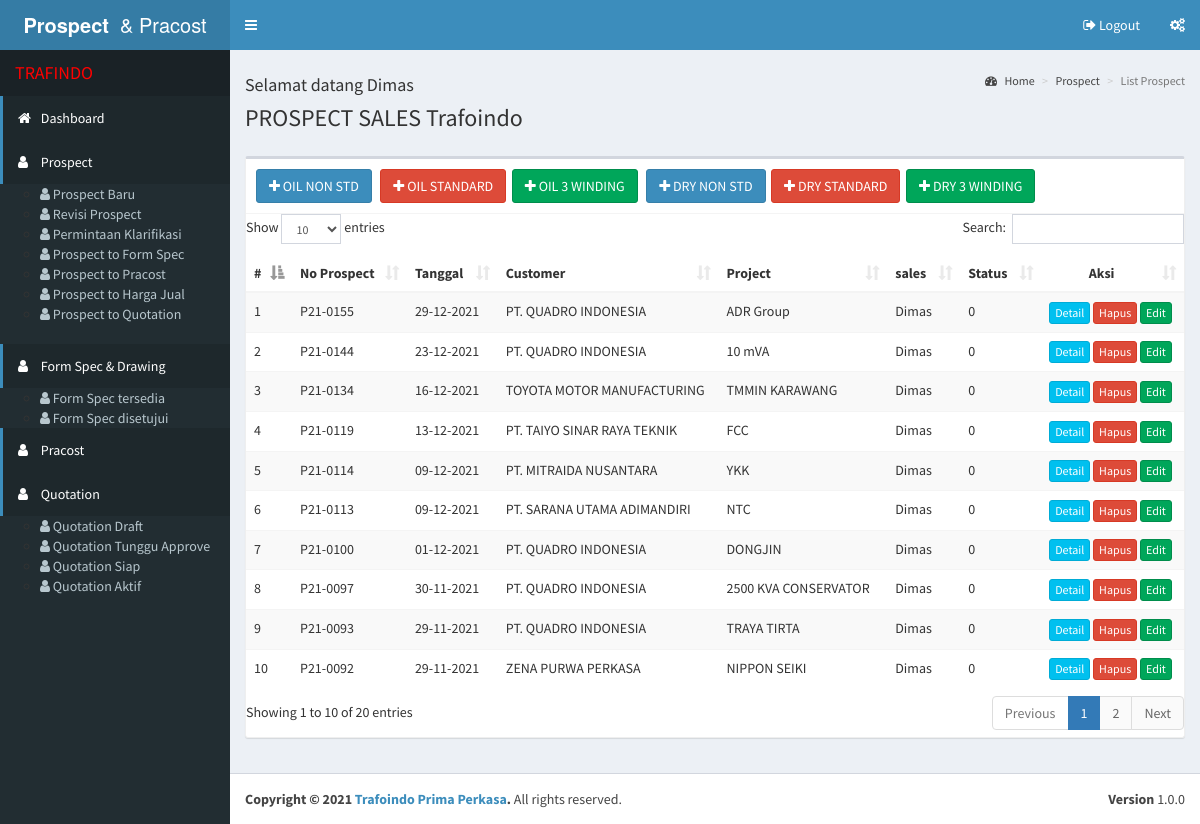
/index_sales.php?page=prospect (signed in), run on the app's committed database.
### tables this page shows
CREATE TABLE `h_rpospect` (
  `id` int(11) NOT NULL,
  `noprospect` varchar(20) NOT NULL,
  `tahun` varchar(10) NOT NULL,
  `tgl_prospect` date NOT NULL,
  `project` varchar(100) NOT NULL,
  `kd_cust` varchar(20) NOT NULL,
  `customer` varchar(100) NOT NULL,
  `alamat` varchar(50) NOT NULL,
  `segment` varchar(50) NOT NULL,
  `sub_segment` varchar(100) NOT NULL,
  `kd_sales` varchar(20) NOT NULL,
  `sales` varchar(30) NOT NULL,
  `priority` varchar(10) NOT NULL,
  `status` int(11) NOT NULL,
  `grupsales` varchar(30) NOT NULL
);

### master/prospectsales.php (the view, shortened to what this page needs)
<!DOCTYPE html>
	<link rel="stylesheet" href="bootsrap/css/bootstrap.css" />
    <link rel="stylesheet" href="bootstrap/css/main.css" />
    <link rel="stylesheet" href="bootstrap/css/theme.css" />
    <link rel="stylesheet" href="bootstrap/css/MoneAdmin.css" />
    <link rel="stylesheet" href="bootstrap/css/font-awesome.css" />
	<link rel="stylesheet" href="bootsrtap/css/datepicker.css" />
	<link rel="stylesheet" type="text/css" href="dist/sweetalert.css">
	<link rel="stylesheet" href="bootstrap/css/bootstrap.min.css"/>
<?php include 'theme/header.php'; ?>
      <aside class="main-sidebar">
        <section class="sidebar">
          <ul class="sidebar-menu">
            <li class="header"><font color="RED"><font size= "4px">TRAFINDO</font></font></li>
            <li class="active" >
              <a href="<?php $_SERVER[SCRIPT_NAME];?>?page=dashboard">
                 <i class="fa fa-home"></i> <span>Dashboard</span>
              </a>
            </li>
            <li class="active" >
              <a href="<?php $_SERVER[SCRIPT_NAME];?>?page=prospect">
                <i class="fa fa-user"></i> <span>Prospect </span></a>
						<ul>
						<li><span><a href="<?php $_SERVER[SCRIPT_NAME];?>?page=prospect"><i class="fa fa-user"></span></i>    Prospect Baru</a></li>
						<li><span><a href="<?php $_SERVER[SCRIPT_NAME];?>?page=revisi"><i class="fa fa-user"></span></i>    Revisi Prospect</a></li>
						<li><span><a href="<?php $_SERVER[SCRIPT_NAME];?>?page=klarifikasi"><i class="fa fa-user"></span></i>    Permintaan Klarifikasi</a></li>
						<li><span><a href="<?php $_SERVER[SCRIPT_NAME];?>?page=progress"><i class="fa fa-user"></span></i>    Prospect to Form Spec</a></li>
						<li><span><a href="<?php $_SERVER[SCRIPT_NAME];?>?page=prospect_pracost"><i class="fa fa-user"></span></i>    Prospect to Pracost</a></li>
						<li><span><a href="<?php $_SERVER[SCRIPT_NAME];?>?page=prospect_harga"><i class="fa fa-user"></span></i>    Prospect to Harga Jual</a></li>
						<li><span><a href="<?php $_SERVER[SCRIPT_NAME];?>?page=prospect_quote"><i class="fa fa-user"></span></i>    Prospect to Quotation</a></li>
						</ul>
			 </li>
			<li class="active" >
            <a href="<?php $_SERVER[SCRIPT_NAME];?>?page=formspec_ready">
                <i class="fa fa-user"></i> <span>Form Spec & Drawing</span>
						<ul>
						<li><span><a href="<?php $_SERVER[SCRIPT_NAME];?>?page=formspec_ready"><i class="fa fa-user"></span></i>   Form Spec tersedia</a></i>
						<li><span><a href="<?php $_SERVER[SCRIPT_NAME];?>?page=formspec_disetujui"><i class="fa fa-user"></span></i>   Form Spec disetujui</a></i>
						</ul>
			<li class="active" >
              <a href="<?php $_SERVER[SCRIPT_NAME];?>?page=prospect">
               <i class="fa fa-user"></i> <span>Pracost</span>
              </a>
            </li>
			<li class="active" >
              <a href="<?php $_SERVER[SCRIPT_NAME];?>?page=prospect">
                <i class="fa fa-user"></i> <span>Quotation</span>
					<ul>
						<li><span><a href="<?php $_SERVER[SCRIPT_NAME];?>?page=quotation_draft"><i class="fa fa-user"></span></i>   Quotation Draft</a></i>
						<li><span><a href="<?php $_SERVER[SCRIPT_NAME];?>?page=quotation_tunggu"><i class="fa fa-user"></span></i>   Quotation Tunggu Approve</a></i>
						<li><span><a href="<?php $_SERVER[SCRIPT_NAME];?>?page=quotation_siap"><i class="fa fa-user"></span></i>   Quotation Siap</a></i>
						<li><span><a href="<?php $_SERVER[SCRIPT_NAME];?>?page=quotation_aktif"><i class="fa fa-user"></span></i>   Quotation Aktif</a></i>
            </li>
        </section>
      </aside>
      <div class="content-wrapper">
        <section class="content-header">
		<h4>Selamat datang <?php echo $_SESSION["namalengkap"] ?> <small></small></h4>
          <h1>
             PROSPECT SALES Trafoindo
          </h1>
          <ol class="breadcrumb">
            <li><a href="index_sales.php"><i class="fa fa-dashboard"></i> Home</a></li>
            <li><a href="#">Prospect</a></li>
            <li class="active">List Prospect</li>
          </ol>
        </section>
        <section class="content">
          <div class="box">
            <div class="box-header with-border">
                <h3 class="box-title"> <a href="tambah_prospect.php"  class="btn btn-primary"><li class="fa fa-plus"></li> OIL NON STD</a></h3> &nbsp;
				<h3 class="box-title"> <a href="tambah_prospect_std.php"  class="btn btn-danger"><li class="fa fa-plus"></li> OIL STANDARD</a></h3>&nbsp;
				<h3 class="box-title"> <a href="tambah_prospect_oil_3w.php"  class="btn btn-success"><li class="fa fa-plus"></li> OIL 3 WINDING</a></h3>&nbsp;&nbsp;
				<h3 class="box-title"> <a href="tambah_prospect_dry.php"  class="btn btn-primary"><li class="fa fa-plus"></li> DRY NON STD</a></h3>&nbsp;
				<h3 class="box-title"> <a href="tambah_prospect_dry_std.php"  class="btn btn-danger"><li class="fa fa-plus"></li> DRY STANDARD</a></h3>&nbsp;
				<h3 class="box-title"> <a href="tambah_prospect_dry_3w.php"  class="btn btn-success"><li class="fa fa-plus"></li> DRY 3 WINDING</a></h3>&nbsp;&nbsp;
            </div>
			<div class="table-responsive" >
            <table width="100%"  id="example1" class="table table-striped dataTable no-footer">
                    <thead>
                      <tr>
                        <th>#</th>
                        <th>No Prospect</th>
                        <th>Tanggal</th>
						<th>Customer</th>
						<th>Project</th>
						<th>sales</th>
						<th><strong>Status</strong></th>
                        <th width="105px"><center>Aksi</th>
                      </tr>
                    </thead>
                    <tbody>
                    <?php
					$jabat=$_SESSION['jabatan'];
						switch ($jabat) {
								case ($jabat=='Staff'):
									$sql="SELECT  * FROM h_rpospect where sales = '{$_SESSION['namalengkap']}'AND (status=0 OR status=2) order by noprospect desc";
									break;
							}
                        $no=1;
                        if (!$result=  mysqli_query($config, $sql)){
                        die('Error:'.mysqli_error($config));
                        }  else {
                        if (mysqli_num_rows($result)> 0){
                        while ($rew=  mysqli_fetch_assoc($result)){
						$tanggal=$rew['tgl_prospect'];
						$tglbaru = date('d-m-Y', strtotime($tanggal ));
                    ?>
                        <tr>
                            <td><?php echo $no ;?></td>
                            <td><?php echo $rew['noprospect'];?></td>
							<td><?php echo $tglbaru;?></td>
							<td><?php echo $rew['customer'];?></td>
							<td><?php echo $rew['project'];?></td>
							<td><?php echo $rew['sales'];?></td>
                            <td><?php echo $rew['status'];?></td>
                            <td>
                            <a href="menu_prospect.php?noprospect=<?php echo $rew['noprospect']; ?>" class="btn btn-xs btn-info tipsy-kiri-atas" title='Detail'> Detail </a>
							<a href="hapus_prospect.php?sender=hapus&noprospect=<?php echo $rew['noprospect']; ?> " onclick="return confirm('Yakin mau dihapus? ')" class="btn btn-xs btn-danger tipsy-kiri-atas" title='Hapus'> Hapus </a>
							<a href="#" type="button" class="btn btn-success btn-xs" data-toggle="modal" data-target="#myModal<?php echo $rew['noprospect']; ?>">Edit</a>
							</td>
                        </tr>
                            <?php
                    $no++;
                        }
                    }  else {
                    echo '';
                    }
                    }?>
                    </tbody>
                  </table>
            </div>
          </div>
        </section>
      </div>
<?php include 'theme/footer.php'; ?>
</html>

### index_sales.php (shortened to what this page needs)
<?php
if($_SESSION["user"]!="" && $_SESSION["pass"]!=""){
include 'koneksi.php';
$get=$_GET['page'];
switch ($get) {
  case ($get=='prospect'):
    include ('master/prospectsales.php');
    break;
}}
?>

### theme/header.php (shortened to what this page needs)
<!DOCTYPE html>
<html>
<!DOCTYPE html>
<html>
  <head>
    <link rel="stylesheet" href="bootstrap/css/bootstrap.min.css">
    <link rel="stylesheet" href="https://maxcdn.bootstrapcdn.com/font-awesome/4.4.0/css/font-awesome.min.css">
    <link rel="stylesheet" href="https://code.ionicframework.com/ionicons/2.0.1/css/ionicons.min.css">
    <link rel="stylesheet" href="dist/css/AdminLTE.min.css">
    <link rel="stylesheet" href="dist/css/skins/_all-skins.min.css">
    <link rel="stylesheet" href="plugins/iCheck/flat/blue.css">
    <link rel="stylesheet" href="plugins/morris/morris.css">
    <link rel="stylesheet" href="plugins/jvectormap/jquery-jvectormap-1.2.2.css">
    <link rel="stylesheet" href="plugins/datepicker/datepicker3.css">
    <link rel="stylesheet" href="plugins/daterangepicker/daterangepicker-bs3.css">
    <link rel="stylesheet" href="plugins/bootstrap-wysihtml5/bootstrap3-wysihtml5.min.css">
    <link rel="stylesheet" href="plugins/datatables/dataTables.bootstrap.css">
  </head>
  <body class="hold-transition skin-blue sidebar-mini">
    <div class="wrapper">
      <header class="main-header">
        <a href="index.php" class="logo">
          <span class="logo-lg"><b>Prospect</b>&nbsp;  & Pracost</span>
        </a>
        <nav class="navbar navbar-static-top" role="navigation">
          <a href="#" class="sidebar-toggle" data-toggle="offcanvas" role="button">
          </a>
          <div class="navbar-custom-menu">
            <ul class="nav navbar-nav">
			<li><a href="logout.php"><i class="icon-signout"></i> Logout </a>
              <li>
                <a href="#" data-toggle="control-sidebar"><i class="fa fa-gears"></i></a>
              </li>
            </ul>
          </div>
        </nav>
      </header>

### theme/footer.php (shortened to what this page needs)
 <footer class="main-footer">
        <div class="pull-right hidden-xs">
          <b>Version</b> 1.0.0
        </div>
        <strong>Copyright &copy; 2021 <a href="http://trafoindonesia.com">Trafoindo Prima Perkasa</a>.</strong> All rights reserved.
      </footer>
    </div>
  </body>
</html>

### data on the page
h_rpospect: noprospect "P21-0155", tgl_prospect "29-12-2021", customer "PT. QUADRO INDONESIA", project "ADR Group", sales "Dimas", status "0"
h_rpospect: noprospect "P21-0144", tgl_prospect "23-12-2021", customer "PT. QUADRO INDONESIA", project "10 mVA", sales "Dimas", status "0"
h_rpospect: noprospect "P21-0134", tgl_prospect "16-12-2021", customer "TOYOTA MOTOR MANUFACTURING", project "TMMIN KARAWANG", sales "Dimas", status "0"
h_rpospect: noprospect "P21-0119", tgl_prospect "13-12-2021", customer "PT. TAIYO SINAR RAYA TEKNIK", project "FCC", sales "Dimas", status "0"
h_rpospect: noprospect "P21-0114", tgl_prospect "09-12-2021", customer "PT. MITRAIDA NUSANTARA", project "YKK", sales "Dimas", status "0"
h_rpospect: noprospect "P21-0113", tgl_prospect "09-12-2021", customer "PT. SARANA UTAMA ADIMANDIRI", project "NTC", sales "Dimas", status "0"
h_rpospect: noprospect "P21-0100", tgl_prospect "01-12-2021", customer "PT. QUADRO INDONESIA", project "DONGJIN", sales "Dimas", status "0"
h_rpospect: noprospect "P21-0097", tgl_prospect "30-11-2021", customer "PT. QUADRO INDONESIA", project "2500 KVA CONSERVATOR", sales "Dimas", status "0"
h_rpospect: noprospect "P21-0093", tgl_prospect "29-11-2021", customer "PT. QUADRO INDONESIA", project "TRAYA TIRTA", sales "Dimas", status "0"
h_rpospect: noprospect "P21-0092", tgl_prospect "29-11-2021", customer "ZENA PURWA PERKASA", project "NIPPON SEIKI", sales "Dimas", status "0"

### other printed values
$_SESSION["namalengkap"] "Dimas"
